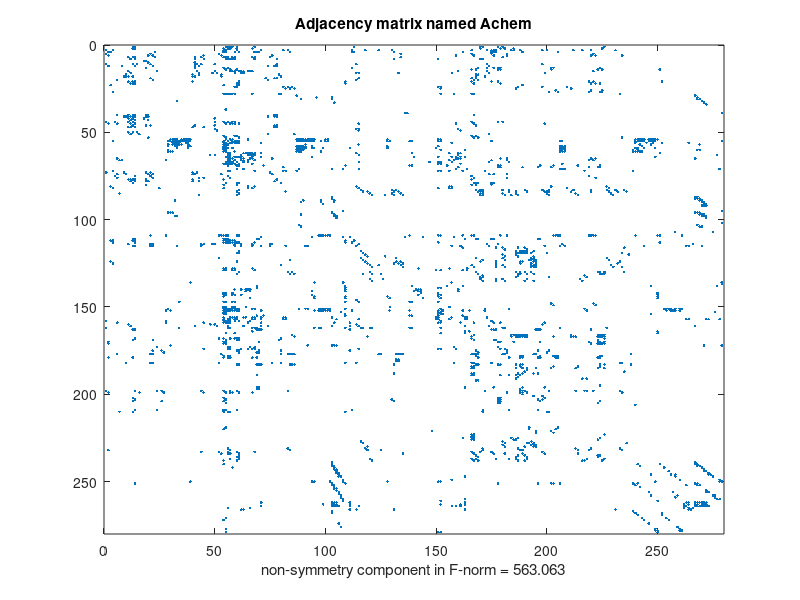
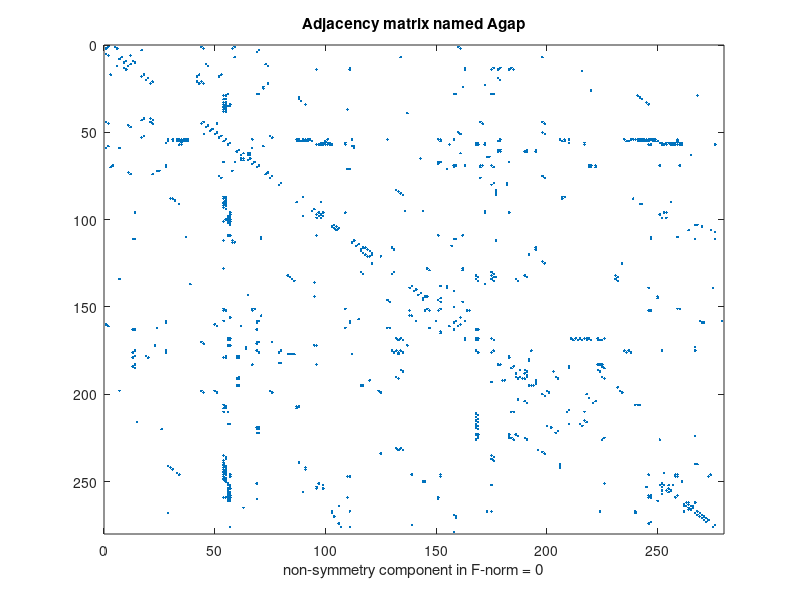
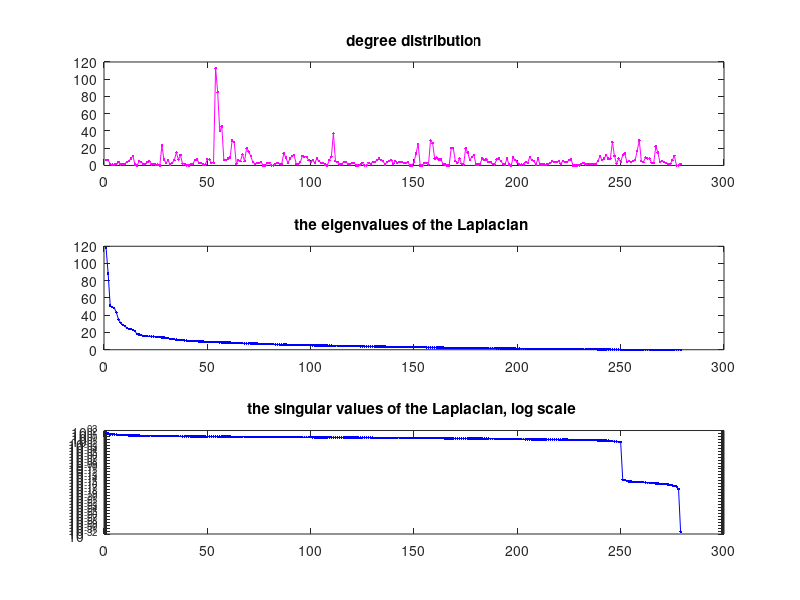
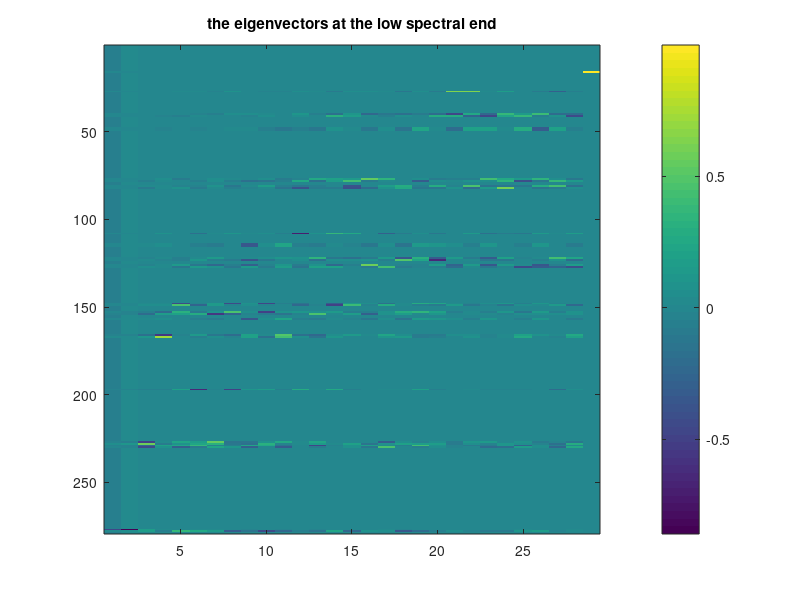

These figures' MATLAB source, in order: (Note: this script raises an error after producing the figures.)
% run_hermCelegans.m 
% 
% script 
% 
% for the initial study of encoded information with spectral analysis 
% of the Laplace matrix (for the undirected graph for now) 
% 
%   -- geometric embedding (node locations) 
%   -- clusters  
%   -- cluster labeling 
% 
% Data from http://www.wormatlas.org/neuronalwiring.html
% under 2 Neuronal Connectivity II: by L.R. Varshney, B.L. Chen, E. Paniagua, D.H. Hall and D.B. Chklovskii
% Section 2.1 Connectivity Data (excel file)
% 

clear all
close all

% ... load data matrices A

load( 'herm_gap_adj.mat' );  
                                  
% ... display loaded adjacency matrices 

figure 
spy( AChem )
title(' Adjacency matrix named Achem '  )  

dsymm = norm( AChem-AChem', 'fro');     % a measure for non-symmetry 
dispMsg = sprintf( ' non-symmetry component in F-norm = %g ', dsymm ); 
xlabel( dispMsg ) 

figure
spy(AGap)
title( ' Adjacency matrix named Agap '  ) 

dsymm = norm( AGap-AGap', 'fro');       % measure for non-symmetry 
dispMsg = sprintf( ' non-symmetry component in F-norm = %g ', dsymm ); 
xlabel( dispMsg ) 




% ... processing the Agap matrix, which is symmetric 

N       = size( AGap, 1 ) ; 
dispMsg = sprintf( ' Number of neurons included = %d ', N ); 
disp( dispMsg ) ;           % need to study the near decoupling 
                            
D    = sum( AGap, 2);       %  get the node degree distribution                 
LGap = diag(D) - AGap;      %  form the Laplacian matrix  

[U, E] = eig( full( LGap ) );  %  get the eigenvalue decomposition 
E  = diag(E);                  %  change the storage format to vector 
[E, Pindx] = sort( abs(E), 'descend');  % sorting in the eigenvales 
U  = U(:,Pindx);                        % permuting the eigenvectors 

% ... display spectral components  

figure 

subplot(3,1,1) 
plot( D, 'm.-'  ) ; 
title ('degree distribution' ); 

subplot(3,1,2) 
plot( E, 'b.-'  )
title( 'the eigenvalues of the Laplacian ' ) 

subplot(3,1,3) 
semilogy( abs(E), 'b.-'  )
title( 'the singular values of the Laplacian, log scale ' )


Lzeros = sum( ( E < sqrt( eps ) ) ) ;            % find numerical zeros 
dispMsg = sprintf( ' Number of numerical zero eigenvalues = %d \n ', Lzeros); 
disp( dispMsg ) ; 


figure 
imagesc( U(:, N-Lzeros+[1:Lzeros]) )
title( 'the eigenvectors at the low spectral end' ) 
colorbar 





% ------------------------------------------------------------------
%  ... spectral embedding of the graph 
% ------------------------------------------------------------------

spectral_range = 'large_spread'; 

switch spectral_range          % select an embedding subspace
    case 'small_spread' 
      k    = input( ' Enter spectral step size [1,80]  = ' ); 
      dispMsg = sprintf( '\n small spread within clusters \n ' ); 
      inds = 2: k: 3*k+1 ; 

            % start with the highest spectral vector for clustering 
            % observation with the specific data 
            % k = 1,  see 5 clusters in a bilateral shape 
            % k = 2,  see 5 clusers with a rotation 
            % k = 10, four of the clusters form a base 
            % k = 70, four of the clusters form a cross-base 
  
  case 'large_spread' 
     k    = input( ' Enter spectral step size [1,9]  = ' ); 
     inds = (N-Lzeros) - 0:k:3*k;     
            % more spread at the low-end of the spectrum 
     dispMsg = sprintf( '\n Large spread within clusters \n ' );
  
  otherwise 
     error( ' unknown embedding case  ' );
end

disp( dispMsg ) ; 
% Note : there are many other ways to select the embedding vectors 


% ... get the chosen eigenvectors 

X    = U(:, inds) ; 
X    = X *diag( sqrt( E(inds) ) ) ;            % axial scaling 

% ... 1D spectrai embedding 

dispMsg = sprintf('\n Press a key for 1D spectral embedding \n' );            
disp( dispMsg ) ; 
pause 


figure
plot( 1:N, X(:,1), 'm.'); 
grid on 
dispMsg = sprintf( ' embedding vector = %d\n', inds(1) );
title( [ '1D node clustering with', dispMsg ]  ); 


% ... 2D spectrai embedding 

dispMsg = sprintf('\n Press a key for 2D spectral embedding \n' );            
disp( dispMsg ) ; 
pause 

figure
plot( X(:,1), X(:,2), 'm.'); 
grid on 
dispMsg = sprintf( ' embedding vectors = [%d, %d]\n', inds(1), inds(2));
title( [ '2D node clustering with', dispMsg ]  ); 


figure
plot( X(:,1), X(:,2), 'm.'); 
hold on 
gplot( AGap, X(:,1:2) );
grid on 
title('2D spectral embedding of Agap'); 


% ... 3D spectrai embedding  

dispMsg = sprintf('\n Press a key for 3D spectral embedding \n' );            
disp( dispMsg ) ; 
pause 


figure
plot3( X(:,1), X(:,2), X(:,3), 'm.'); 
xlabel( 'dimension 1') 
grid on; box on; 
rotate3d 

dispMsg = sprintf( ' embedding vectors = [%d, %d, %d]\n', inds(1), ...
                   inds(2), inds(3) );
title( [ '3D node clustering with', dispMsg ]  ); 


h = figure ; 
plot3( X(:,1), X(:,2), X(:,3), 'm.'); 
xlabel( 'dimension 1') 
hold on 
gplot3D( AGap, X(:,1:3) );
title('3D spectral embedding of Agap');
grid on 
box on 
rotate3d 

dispMsg = sprintf( ' You may rotate 3D Figures \n '  ); 
disp( dispMsg ) 

return 

%-------------------------------------
% Rex Ying, Xiaobai Sun
% Department of Computer Science 
% Duke University 
% -------------------------------------
